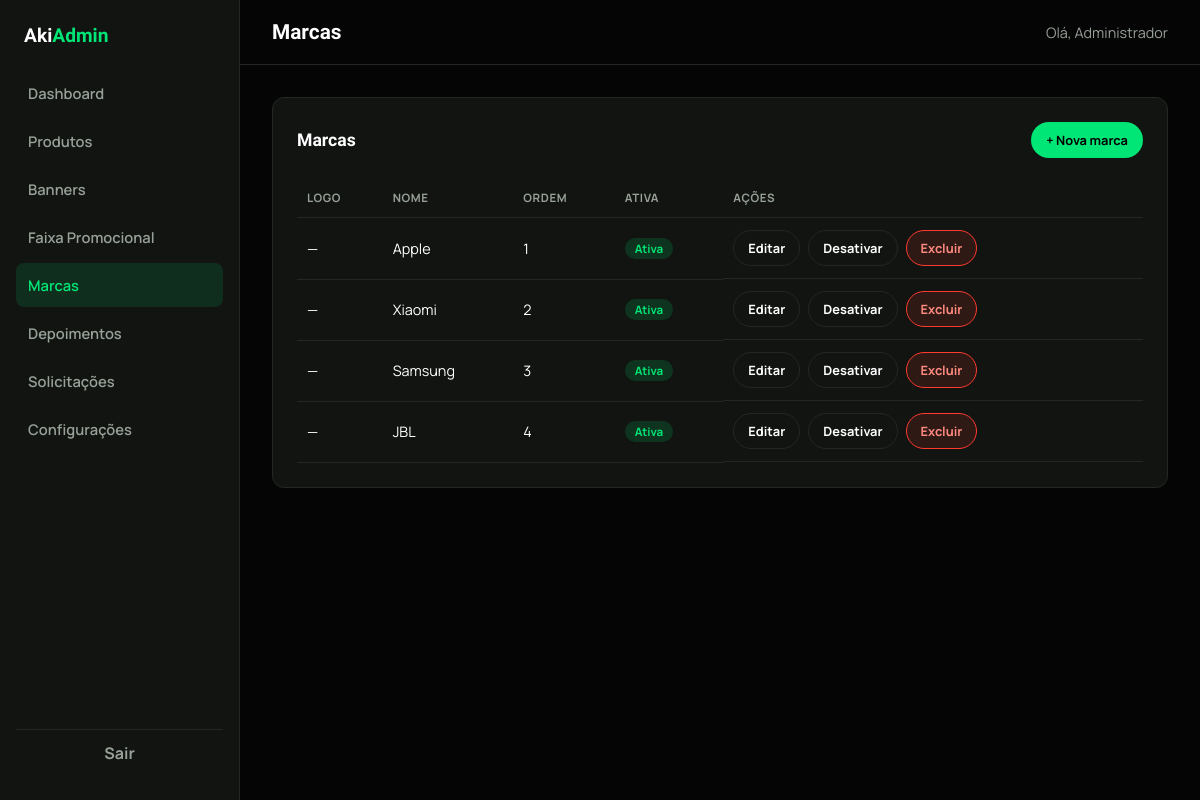
The app's page /admin/brands.php (signed in) with its own data.
### tables this page shows
CREATE TABLE IF NOT EXISTS brands (
    id INT UNSIGNED AUTO_INCREMENT PRIMARY KEY,
    name VARCHAR(80) NOT NULL,
    slug VARCHAR(100) NOT NULL UNIQUE,
    logo VARCHAR(255) NULL,
    link VARCHAR(255) NULL,
    ordering INT NOT NULL DEFAULT 0,
    is_active TINYINT(1) NOT NULL DEFAULT 1,
    created_at DATETIME NOT NULL DEFAULT CURRENT_TIMESTAMP
);

### config/config.php (called while the page is built, shortened)
<?php
function db(): PDO
{
    static $pdo = null;
    if ($pdo === null) {
        $dsn = sprintf('mysql:host=%s;port=%s;dbname=%s;charset=utf8mb4', DB_HOST, DB_PORT, DB_NAME);
        $pdo = new PDO($dsn, DB_USER, DB_PASS, [
            PDO::ATTR_ERRMODE => PDO::ERRMODE_EXCEPTION,
            PDO::ATTR_DEFAULT_FETCH_MODE => PDO::FETCH_ASSOC,
            PDO::ATTR_EMULATE_PREPARES => false,
        ]);
    }
    return $pdo;
}
require_once __DIR__ . '/../includes/functions.php';

### includes/functions.php (called while the page is built, shortened)
<?php
function e(?string $value): string
{
    return htmlspecialchars($value ?? '', ENT_QUOTES, 'UTF-8');
}

### admin/brands.php (the view, shortened to what this page needs)
<?php
require_once __DIR__ . '/../config/config.php';
$brands = [];
try { $brands = db()->query('SELECT * FROM brands ORDER BY ordering ASC, id DESC')->fetchAll(); } catch (Throwable $ex) {}
require __DIR__ . '/includes/admin-header.php';
?>
<div class="card">
    <div class="card-header">
        <h2>Marcas</h2>
        <a href="/admin/brand-form.php" class="btn btn-primary btn-sm">+ Nova marca</a>
    </div>
    <table>
        <thead><tr><th>Logo</th><th>Nome</th><th>Ordem</th><th>Ativa</th><th>Ações</th></tr></thead>
        <tbody>
        <?php if (empty($brands)): ?>
        <tr class="empty-row"><td colspan="5">Nenhuma marca cadastrada ainda.</td></tr>
        <?php else: foreach ($brands as $b): ?>
        <tr>
            <td><?php if ($b['logo']): ?><img class="table-thumb" src="<?= e($b['logo']) ?>" alt=""><?php else: ?>—<?php endif; ?></td>
            <td><?= e($b['name']) ?></td>
            <td><?= (int)$b['ordering'] ?></td>
            <td><span class="status-pill <?= $b['is_active'] ? 'active-yes' : 'active-no' ?>"><?= $b['is_active'] ? 'Ativa' : 'Inativa' ?></span></td>
            <td class="actions-cell">
                <a class="btn btn-ghost btn-sm" href="/admin/brand-form.php?id=<?= (int)$b['id'] ?>">Editar</a>
                <form method="post" action="/admin/brands.php" style="display:inline">
                    <button type="submit" class="btn btn-ghost btn-sm"><?= $b['is_active'] ? 'Desativar' : 'Ativar' ?></button>
                </form>
                <form method="post" action="/admin/brands.php" style="display:inline">
                    <button type="submit" class="btn btn-danger btn-sm" data-confirm="Excluir esta marca?">Excluir</button>
                </form>
            </td>
        </tr>
        <?php endforeach; endif; ?>
        </tbody>
    </table>
</div>
<?php require __DIR__ . '/includes/admin-footer.php'; ?>

### admin/assets/admin.css (style rules this page uses)
:root { --color-black: #050505; --color-surface: #111411; --color-surface-2: #171b17; --color-border: #232823; --color-green: #00e676; --color-white: #ffffff; --color-muted: #98a198; --color-red: #ff3b30; --font-heading: 'Sora', sans-serif; --font-body: 'Manrope', sans-serif; --radius: 12px; }
* { box-sizing: border-box; }
body { margin: 0; background: var(--color-black); color: var(--color-white); font-family: var(--font-body); }
a { color: inherit; text-decoration: none; }
.btn { display: inline-flex; align-items: center; justify-content: center; gap: 8px; padding: 12px 22px; border-radius: 999px; font-weight: 700; border: 1px solid transparent; cursor: pointer; font-family: var(--font-body); font-size: 0.9rem; transition: transform 0.2s ease, box-shadow 0.2s ease; }
.btn-primary { background: var(--color-green); color: #000; }
.btn-ghost { background: transparent; border-color: var(--color-border); color: var(--color-white); }
.btn-danger { background: rgba(255,59,48,0.12); color: #ff8a80; border-color: var(--color-red); }
.btn-sm { padding: 8px 14px; font-size: 0.8rem; }
.card { background: var(--color-surface); border: 1px solid var(--color-border); border-radius: var(--radius); padding: 24px; margin-bottom: 24px; }
.card-header { display: flex; align-items: center; justify-content: space-between; margin-bottom: 20px; gap: 12px; flex-wrap: wrap; }
.card-header h2 { margin: 0; font-family: var(--font-heading); font-size: 1.1rem; }
table { width: 100%; border-collapse: collapse; }
th, td { text-align: left; padding: 12px 10px; border-bottom: 1px solid var(--color-border); font-size: 0.9rem; }
th { color: var(--color-muted); font-weight: 700; text-transform: uppercase; font-size: 0.72rem; letter-spacing: 0.05em; }
.actions-cell { display: flex; gap: 8px; }
.status-pill { display: inline-block; padding: 3px 10px; border-radius: 999px; font-size: 0.72rem; font-weight: 700; }
.status-pill.published, .status-pill.active-yes { background: rgba(0,230,118,0.15); color: var(--color-green); }

### records on screen
brands: name "Apple", ordering "1", is_active "Ativa"
brands: name "Xiaomi", ordering "2", is_active "Ativa"
brands: name "Samsung", ordering "3", is_active "Ativa"
brands: name "JBL", ordering "4", is_active "Ativa"

### other values on screen
$pageTitle "Marcas"
$adminName "Administrador"
